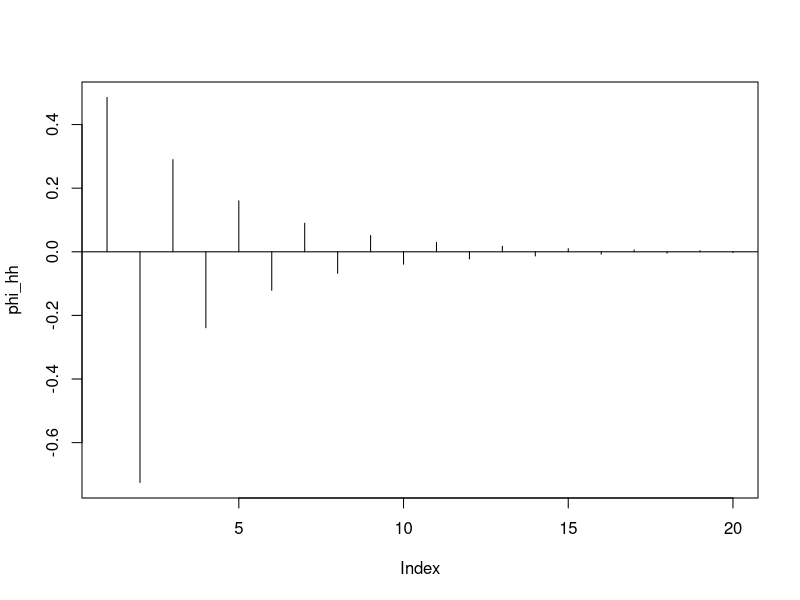
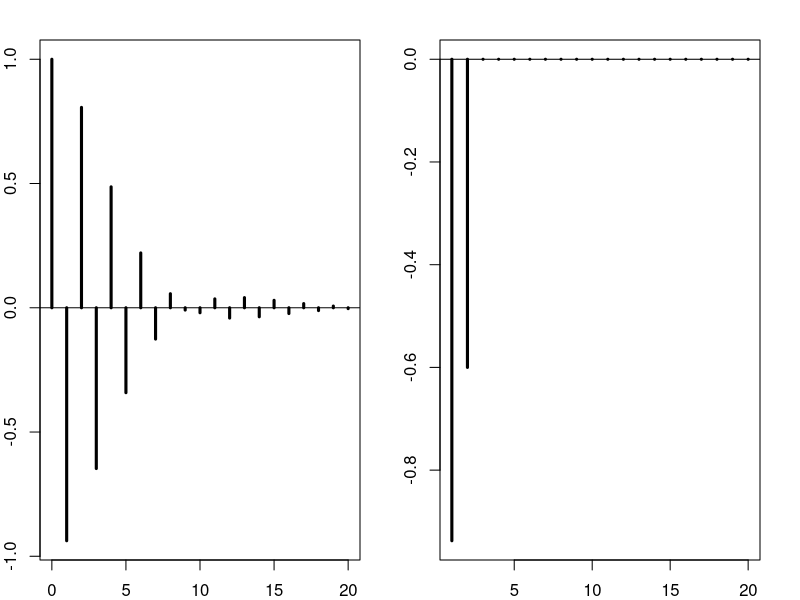
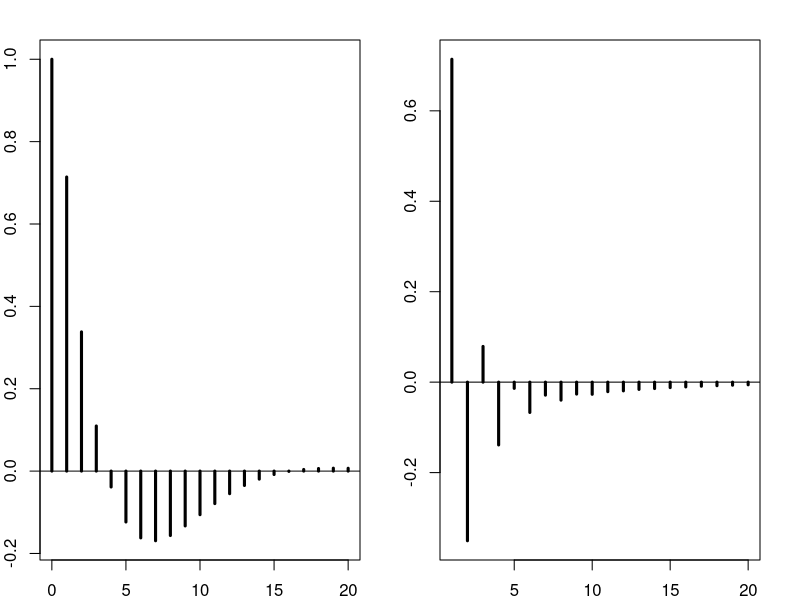
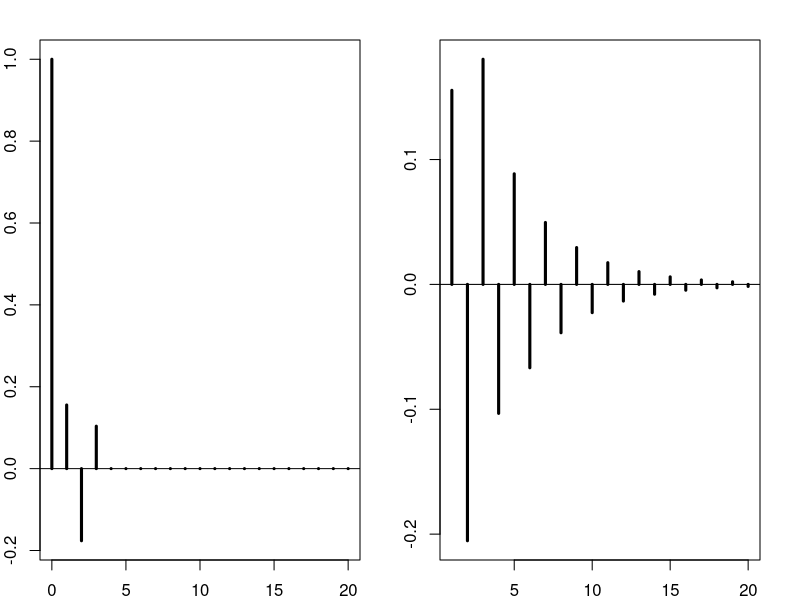

The R script that drew these images, in order:
### Finding PACF of ARMA models

phi_hh=ARMAacf(ar=c(.7,-.6), ma=c(.5,-.2), lag.max=20, pacf=TRUE)
plot(phi_hh, type='h'); abline(h=0)


AR=c(-1.5,-.6)
MA=c(0)

rho=ARMAacf(ar=AR, ma=MA, lag.max=20)
phi_hh=ARMAacf(ar=AR, ma=MA, lag.max=20, pacf=TRUE)
par(mfrow=c(1,2), mar=c(2,2,2,2))
plot(0:20,rho, type='h', lwd=3); abline(h=0)
plot(1:20,phi_hh, type='h', lwd=3); abline(h=0)


AR=c(1.5,-.6)
MA=c(-.8,-.5,.1)

rho=ARMAacf(ar=AR, ma=MA, lag.max=20)
phi_hh=ARMAacf(ar=AR, ma=MA, lag.max=20, pacf=TRUE)
par(mfrow=c(1,2), mar=c(2,2,2,2))
plot(0:20,rho, type='h', lwd=3); abline(h=0)
plot(1:20,phi_hh, type='h', lwd=3); abline(h=0)


AR=c(0)
MA=c(.8,-.5,.2)

rho=ARMAacf(ar=AR, ma=MA, lag.max=20)
phi_hh=ARMAacf(ar=AR, ma=MA, lag.max=20, pacf=TRUE)
par(mfrow=c(1,2), mar=c(2,2,2,2))
plot(0:20, rho, type='h', lwd=3); abline(h=0)
plot(1:20,phi_hh, type='h', lwd=3); abline(h=0)


